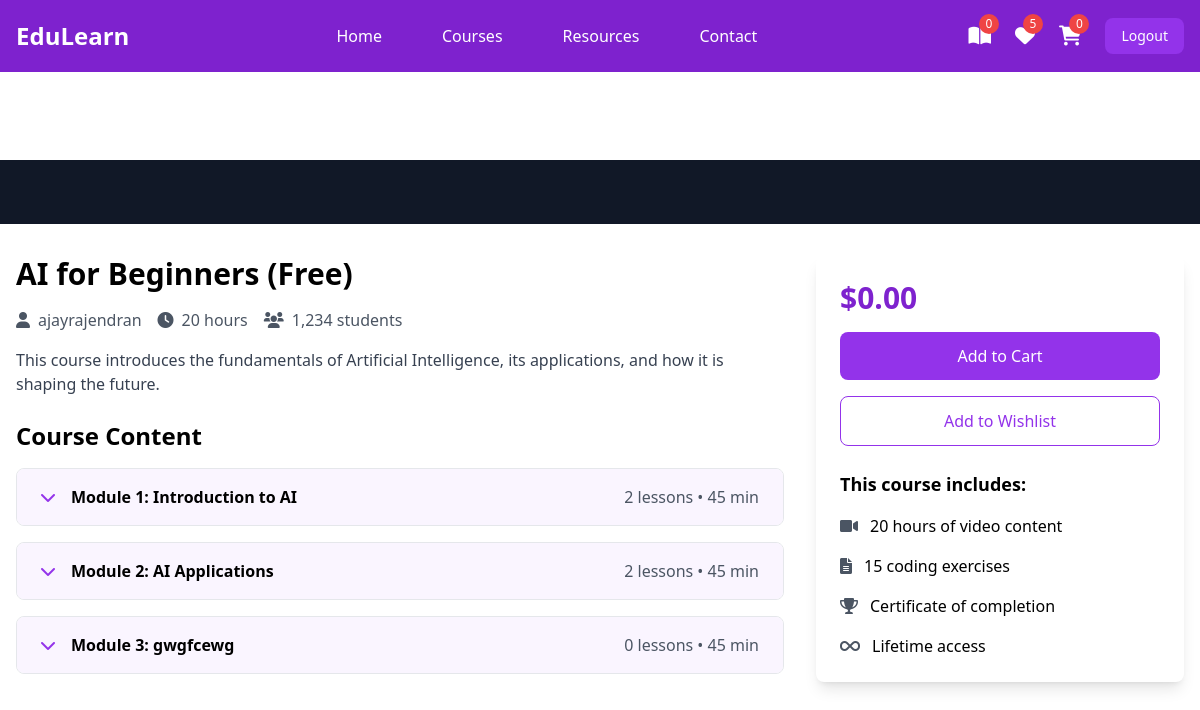
/course/5/ (signed in), run on the app's committed database.
### instructor/models.py (models this page shows, shortened)
class User(AbstractUser):
    ROLE_CHOICES =(
        ("instructor","Instructor"),
        ("student","Student")
    )
    role=models.CharField(max_length=20,choices=ROLE_CHOICES,default="student")

class Course(models.Model):
    title=models.CharField(max_length=200)
    description=models.TextField()
    price=models.DecimalField(decimal_places=2,max_digits=7)
    owner=models.ForeignKey(User,on_delete=models.SET_NULL,related_name="courses",null=True)
    is_free=models.BooleanField(default=False)
    picture=models.ImageField(upload_to="courseimages",null=True,blank=True,default="courseimages/default.png")
    thumbnail=EmbedVideoField()
    category_objects=models.ManyToManyField(Category)
    created_at=models.DateTimeField(auto_now_add=True)
    updated_at=models.DateTimeField(auto_now=True)

class Module(models.Model):
    title=models.CharField(max_length=200)
    course_object=models.ForeignKey(Course,on_delete=models.CASCADE,related_name="modules")
    order=models.PositiveIntegerField()

### student/views.py (the view)
# urls.py: path('course/<int:pk>/',views.CourseDetailView.as_view(),name="course-detail"),
@method_decorator(signin_required,name="dispatch")
class CourseDetailView(View):
    def get(self,request,*args,**kwargs):
        id=kwargs.get("pk")
        course_instance=Course.objects.get(id=id)
        return render(request,"course_detail.html",{"course":course_instance})

### student/context_processors.py (called while the page is built)
def course_context(request):
    count=0
    if request.user.is_authenticated:
        orders=request.user.purchase.filter(is_paid=True)
        count=len([c for o in orders for c in o.course_objects.all()])
    return {"count":count}

### student/templates/course_detail.html (shortened to what this page needs)
{%extends 'base.html'%}
{% load embed_video_tags %}
{%block main_block%}
<div class="pt-20">
   <div class="bg-gray-900 w-full">
       <div class="max-w-screen-xl mx-auto px-4 py-8">
       </div>
   </div>
   <div class="max-w-screen-xl mx-auto px-4 py-8 grid grid-cols-1 lg:grid-cols-3 gap-8">
       <div class="lg:col-span-2">
           <h1 class="text-3xl font-bold mb-4">{{course.title}}</h1>
           <div class="flex items-center mb-4 text-gray-600">
               <span class="mr-4"><i class="fas fa-user mr-2"></i>{{course.owner}}</span>
               <span class="mr-4"><i class="fas fa-clock mr-2"></i>20 hours</span>
               <span><i class="fas fa-users mr-2"></i>1,234 students</span>
           </div>
           <p class="text-gray-700 mb-6">{{course.description}}</p>
           <div class="space-y-4">
               <h2 class="text-2xl font-bold mb-4">Course Content</h2>
               {%for module in course.modules.all%}
               <div class="border rounded-lg overflow-hidden">
                   <button class="w-full px-6 py-4 bg-purple-50 hover:bg-purple-100 flex items-center justify-between" onclick="toggleModule('module{{forloop.counter}}')">
                       <div class="flex items-center">
                           <i class="fas fa-chevron-down mr-4 text-purple-600"></i>
                           <span class="font-semibold">Module {{module.order}}: {{module.title}}</span>
                       </div>
                       <span class="text-gray-600">{{module.lessons.all.count}} lessons • 45 min</span>
                   </button>
               </div>
               {%endfor%}
           </div>
       </div>
       <div class="lg:col-span-1">
           <div class="bg-white p-6 rounded-lg shadow-lg sticky top-24">
               <div class="text-3xl font-bold mb-4 text-purple-700">${{course.price}}</div>
               <a href="{%url 'cart' course.id%}">
                  <button class="w-full bg-purple-600 text-white py-3 rounded-lg mb-4 hover:bg-purple-700 transition duration-300">
                      Add to Cart
                  </button>
               </a>
               <button class="w-full border border-purple-600 text-purple-600 py-3 rounded-lg mb-6 hover:bg-purple-50 transition duration-300">
                   Add to Wishlist
               </button>
               <div class="space-y-4">
                   <h3 class="font-bold text-lg">This course includes:</h3>
                   <div class="flex items-center">
                       <i class="fas fa-video mr-3 text-gray-600"></i>
                       <span>20 hours of video content</span>
                   </div>
                   <div class="flex items-center">
                       <i class="fas fa-file-alt mr-3 text-gray-600"></i>
                       <span>15 coding exercises</span>
                   </div>
                   <div class="flex items-center">
                       <i class="fas fa-trophy mr-3 text-gray-600"></i>
                       <span>Certificate of completion</span>
                   </div>
                   <div class="flex items-center">
                       <i class="fas fa-infinity mr-3 text-gray-600"></i>
                       <span>Lifetime access</span>
                   </div>
               </div>
           </div>
       </div>
   </div>
</div>
{%endblock%}

### student/templates/base.html (shortened to what this page needs)
<!DOCTYPE html>
<html lang="en">
<head>
    <script src="https://cdn.tailwindcss.com"></script>
    <link href="https://cdnjs.cloudflare.com/ajax/libs/font-awesome/6.0.0/css/all.min.css" rel="stylesheet">
</head>
<body>
    <nav class="bg-purple-700 fixed w-full z-20 top-0 left-0">
        <div class="max-w-screen-xl flex flex-wrap items-center justify-between mx-auto p-4">
            <a href="#" class="flex items-center">
                <span class="self-center text-2xl font-semibold text-white">EduLearn</span>
            </a>
            <div class="items-center justify-between hidden w-full md:flex md:w-auto md:order-1">
                <ul class="flex flex-col p-4 md:p-0 mt-4 font-medium md:flex-row md:space-x-8 md:mt-0">
                    <li><a href="#" class="block py-2 pl-3 pr-4 text-white hover:text-purple-200">Home</a></li>
                    <li><a href="{%url 'mycourses'%}" class="block py-2 pl-3 pr-4 text-white hover:text-purple-200">Courses</a></li>
                    <li><a href="#" class="block py-2 pl-3 pr-4 text-white hover:text-purple-200">Resources</a></li>
                    <li><a href="#" class="block py-2 pl-3 pr-4 text-white hover:text-purple-200">Contact</a></li>
                </ul>
            </div>
            <div class="flex items-center space-x-6 md:order-2">
                <div class="relative group">
                    <a href="#" class="text-white hover:text-purple-200">
                        <i class="fas fa-book-open text-xl"></i>
                        <span class="absolute -top-2 -right-2 bg-red-500 text-white text-xs rounded-full h-5 w-5 flex items-center justify-center">{{count}}</span>
                    </a>
                </div>
                <div class="relative group">
                    <a href="#" class="text-white hover:text-purple-200">
                        <i class="fas fa-heart text-xl"></i>
                        <span class="absolute -top-2 -right-2 bg-red-500 text-white text-xs rounded-full h-5 w-5 flex items-center justify-center">5</span>
                    </a>
                </div>
                <div class="relative group">
                    <a href="{%url 'cart-summary'%}" class="text-white hover:text-purple-200">
                        <i class="fas fa-shopping-cart text-xl"></i>
                        <span class="absolute -top-2 -right-2 bg-red-500 text-white text-xs rounded-full h-5 w-5 flex items-center justify-center">{{request.user.basket.all.count}}</span>
                    </a>
                </div>
                <a href="{%url 'signout'%}"><button class="text-white bg-purple-600 hover:bg-purple-800 focus:ring-4 focus:outline-none focus:ring-purple-300 font-medium rounded-lg text-sm px-4 py-2 text-center">Logout</button></a>
            </div>
        </div>
    </nav>
    <div class="mt-20">
        {%block main_block%}
        {%endblock%}
    </div>
</body>
</html>

### data on the page
User: user.basket.all.count "0"
Course: title "AI for Beginners (Free)", owner "ajayrajendran", description "This course introduces the fundamentals of Artificial Intelligence, its applications, and how it is shaping the future.", price "0.00"
Module: order "1", title "Introduction to AI", lessons.all.count "2"
Module: order "2", title "AI Applications", lessons.all.count "2"
Module: order "3", title "gwgfcewg", lessons.all.count "0"

### other printed values
{{ count }} "0"
